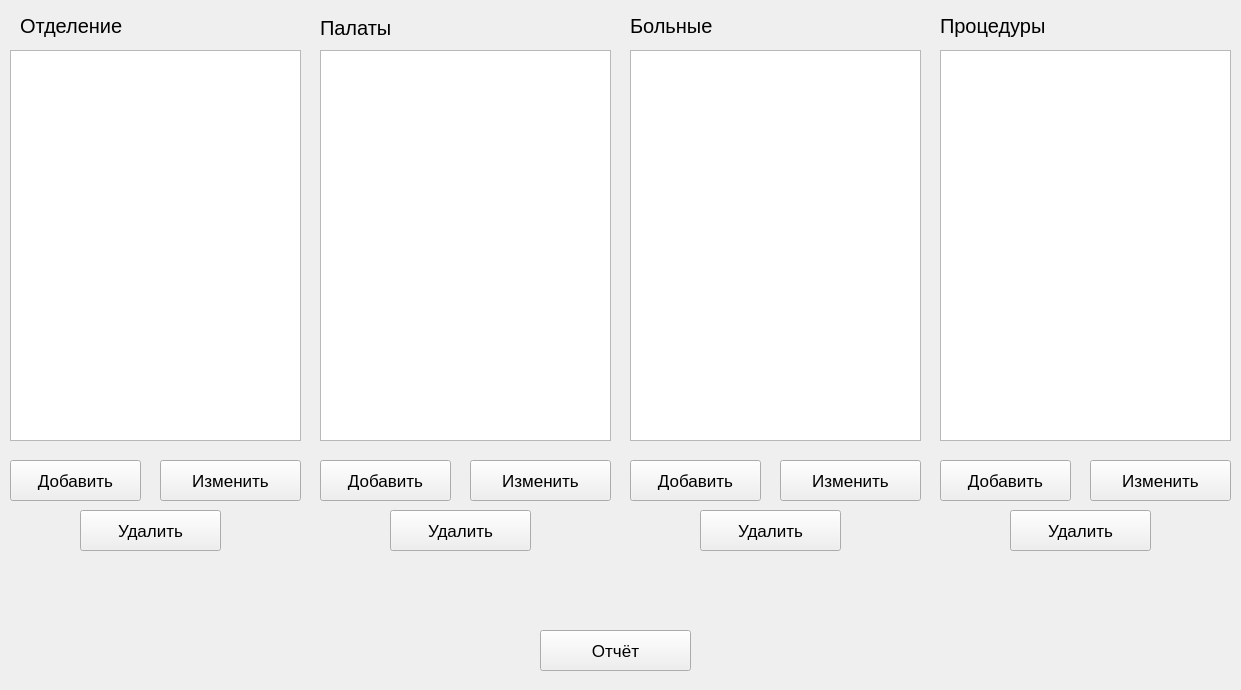
<?xml version="1.0" encoding="UTF-8"?>
<ui version="4.0">
 <class>MainWindow</class>
 <widget class="QMainWindow" name="MainWindow">
  <property name="geometry">
   <rect>
    <x>0</x>
    <y>0</y>
    <width>1241</width>
    <height>690</height>
   </rect>
  </property>
  <property name="font">
   <font>
    <pointsize>9</pointsize>
   </font>
  </property>
  <property name="windowTitle">
   <string>MainWindow</string>
  </property>
  <widget class="QWidget" name="centralwidget">
   <widget class="QTableView" name="tableView_Department">
    <property name="geometry">
     <rect>
      <x>10</x>
      <y>50</y>
      <width>291</width>
      <height>391</height>
     </rect>
    </property>
   </widget>
   <widget class="QLabel" name="label_Department">
    <property name="geometry">
     <rect>
      <x>20</x>
      <y>10</y>
      <width>161</width>
      <height>31</height>
     </rect>
    </property>
    <property name="font">
     <font>
      <pointsize>15</pointsize>
     </font>
    </property>
    <property name="text">
     <string>Отделение</string>
    </property>
   </widget>
   <widget class="QPushButton" name="pushButton_Department_add">
    <property name="geometry">
     <rect>
      <x>10</x>
      <y>460</y>
      <width>131</width>
      <height>41</height>
     </rect>
    </property>
    <property name="font">
     <font>
      <pointsize>13</pointsize>
     </font>
    </property>
    <property name="text">
     <string>Добавить</string>
    </property>
   </widget>
   <widget class="QPushButton" name="pushButton_Department_remove">
    <property name="geometry">
     <rect>
      <x>160</x>
      <y>460</y>
      <width>141</width>
      <height>41</height>
     </rect>
    </property>
    <property name="font">
     <font>
      <pointsize>13</pointsize>
     </font>
    </property>
    <property name="text">
     <string>Изменить</string>
    </property>
   </widget>
   <widget class="QPushButton" name="pushButton_Department_delete">
    <property name="geometry">
     <rect>
      <x>80</x>
      <y>510</y>
      <width>141</width>
      <height>41</height>
     </rect>
    </property>
    <property name="font">
     <font>
      <pointsize>13</pointsize>
     </font>
    </property>
    <property name="text">
     <string>Удалить</string>
    </property>
   </widget>
   <widget class="QTableView" name="tableView_Ward">
    <property name="geometry">
     <rect>
      <x>320</x>
      <y>50</y>
      <width>291</width>
      <height>391</height>
     </rect>
    </property>
   </widget>
   <widget class="QLabel" name="label_Ward">
    <property name="geometry">
     <rect>
      <x>320</x>
      <y>2</y>
      <width>121</width>
      <height>51</height>
     </rect>
    </property>
    <property name="font">
     <font>
      <pointsize>15</pointsize>
     </font>
    </property>
    <property name="text">
     <string>Палаты</string>
    </property>
   </widget>
   <widget class="QPushButton" name="pushButton_Ward_add">
    <property name="geometry">
     <rect>
      <x>320</x>
      <y>460</y>
      <width>131</width>
      <height>41</height>
     </rect>
    </property>
    <property name="font">
     <font>
      <pointsize>13</pointsize>
     </font>
    </property>
    <property name="text">
     <string>Добавить</string>
    </property>
   </widget>
   <widget class="QPushButton" name="pushButton_Ward_remove">
    <property name="geometry">
     <rect>
      <x>470</x>
      <y>460</y>
      <width>141</width>
      <height>41</height>
     </rect>
    </property>
    <property name="font">
     <font>
      <pointsize>13</pointsize>
     </font>
    </property>
    <property name="text">
     <string>Изменить</string>
    </property>
   </widget>
   <widget class="QPushButton" name="pushButton_Ward_delete">
    <property name="geometry">
     <rect>
      <x>390</x>
      <y>510</y>
      <width>141</width>
      <height>41</height>
     </rect>
    </property>
    <property name="font">
     <font>
      <pointsize>13</pointsize>
     </font>
    </property>
    <property name="text">
     <string>Удалить</string>
    </property>
   </widget>
   <widget class="QTableView" name="tableView_Patient">
    <property name="geometry">
     <rect>
      <x>630</x>
      <y>50</y>
      <width>291</width>
      <height>391</height>
     </rect>
    </property>
   </widget>
   <widget class="QPushButton" name="pushButton_Patient_add">
    <property name="geometry">
     <rect>
      <x>630</x>
      <y>460</y>
      <width>131</width>
      <height>41</height>
     </rect>
    </property>
    <property name="font">
     <font>
      <pointsize>13</pointsize>
     </font>
    </property>
    <property name="text">
     <string>Добавить</string>
    </property>
   </widget>
   <widget class="QPushButton" name="pushButton_Patient_remove">
    <property name="geometry">
     <rect>
      <x>780</x>
      <y>460</y>
      <width>141</width>
      <height>41</height>
     </rect>
    </property>
    <property name="font">
     <font>
      <pointsize>13</pointsize>
     </font>
    </property>
    <property name="text">
     <string>Изменить</string>
    </property>
   </widget>
   <widget class="QPushButton" name="pushButton_Patient_delete">
    <property name="geometry">
     <rect>
      <x>700</x>
      <y>510</y>
      <width>141</width>
      <height>41</height>
     </rect>
    </property>
    <property name="font">
     <font>
      <pointsize>13</pointsize>
     </font>
    </property>
    <property name="text">
     <string>Удалить</string>
    </property>
   </widget>
   <widget class="QTableView" name="tableView_Procedure">
    <property name="geometry">
     <rect>
      <x>940</x>
      <y>50</y>
      <width>291</width>
      <height>391</height>
     </rect>
    </property>
   </widget>
   <widget class="QPushButton" name="pushButton_Procedure_add">
    <property name="geometry">
     <rect>
      <x>940</x>
      <y>460</y>
      <width>131</width>
      <height>41</height>
     </rect>
    </property>
    <property name="font">
     <font>
      <pointsize>13</pointsize>
     </font>
    </property>
    <property name="text">
     <string>Добавить</string>
    </property>
   </widget>
   <widget class="QPushButton" name="pushButton_Procedure_remove">
    <property name="geometry">
     <rect>
      <x>1090</x>
      <y>460</y>
      <width>141</width>
      <height>41</height>
     </rect>
    </property>
    <property name="font">
     <font>
      <pointsize>13</pointsize>
     </font>
    </property>
    <property name="text">
     <string>Изменить</string>
    </property>
   </widget>
   <widget class="QPushButton" name="pushButton_Procedure_delete">
    <property name="geometry">
     <rect>
      <x>1010</x>
      <y>510</y>
      <width>141</width>
      <height>41</height>
     </rect>
    </property>
    <property name="font">
     <font>
      <pointsize>13</pointsize>
     </font>
    </property>
    <property name="text">
     <string>Удалить</string>
    </property>
   </widget>
   <widget class="QLabel" name="label_Patients">
    <property name="geometry">
     <rect>
      <x>630</x>
      <y>0</y>
      <width>121</width>
      <height>51</height>
     </rect>
    </property>
    <property name="font">
     <font>
      <pointsize>15</pointsize>
     </font>
    </property>
    <property name="text">
     <string>Больные</string>
    </property>
   </widget>
   <widget class="QLabel" name="label_Procedure">
    <property name="geometry">
     <rect>
      <x>940</x>
      <y>0</y>
      <width>121</width>
      <height>51</height>
     </rect>
    </property>
    <property name="font">
     <font>
      <pointsize>15</pointsize>
     </font>
    </property>
    <property name="text">
     <string>Процедуры</string>
    </property>
   </widget>
   <widget class="QPushButton" name="pushButton_Report">
    <property name="geometry">
     <rect>
      <x>540</x>
      <y>630</y>
      <width>151</width>
      <height>41</height>
     </rect>
    </property>
    <property name="font">
     <font>
      <pointsize>13</pointsize>
     </font>
    </property>
    <property name="text">
     <string>Отчёт</string>
    </property>
   </widget>
  </widget>
 </widget>
 <resources/>
 <connections/>
</ui>
